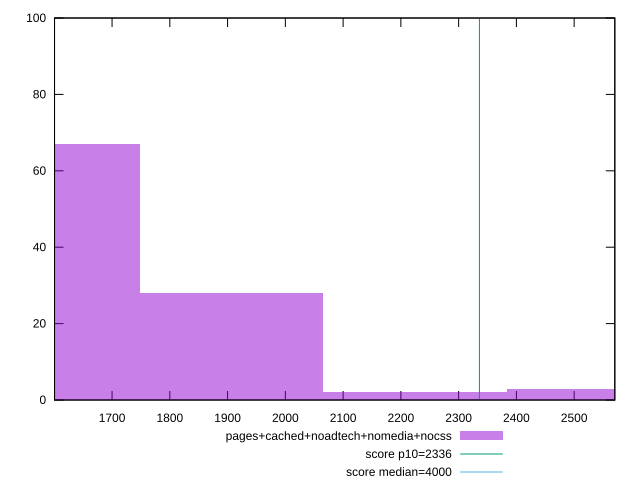

Recreate this plot in gnuplot.
reset

$pagesCachedNoadtechNomediaNocss <<EOF
2541.86859154196 3
1906.40144365647 28
1588.667869713725 67
2224.135017599215 2
EOF

set key outside below
set boxwidth 317.733573942745
set xrange [1600.4009999999998:2570.3999999999996]
set yrange [0:100]
set trange [0:100]
set style fill transparent solid 0.5 noborder

set parametric
set terminal svg size 640, 490 enhanced background rgb 'white'
set output "report_00015_2021-02-09T16-11-33.973Z/first-contentful-paint/comparison/histogram/4_vs_5.svg"

plot $pagesCachedNoadtechNomediaNocss title "pages+cached+noadtech+nomedia+nocss" with boxes, \
     2336,t title "score p10=2336", \
     4000,t title "score median=4000"

reset
